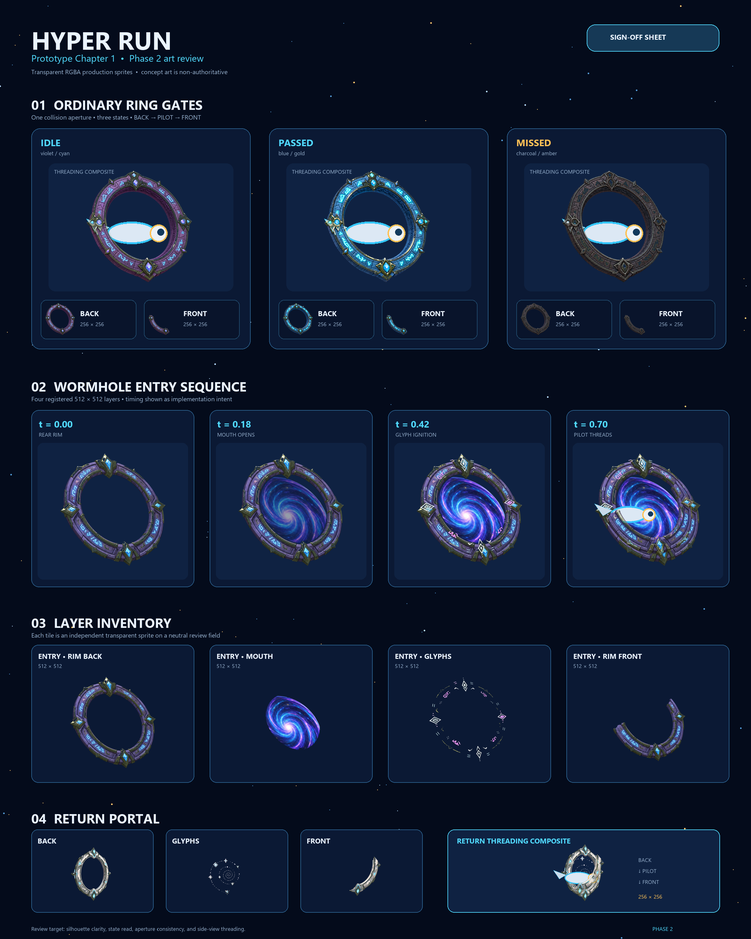
#> input picture illustrated-src/hyper-run-contact-sheet.png, 751 x 939 px, shrunk from 2400 x 3000 before the run
$ python cut-sheet.py hyper-run-contact-sheet.png hyper-run-contact-sheet.png
#> lines starting #> are read from the running program, lines starting #| are printed output that depends on the picture; after the words box and inside, x2 and y2 are one past the last pixel; in counts of white or black regions, pixels touching at a corner belong together
#!/usr/bin/env python3
"""Split a multi-character sheet into one keyable master per figure.

    python3 illustrated-src/cut-sheet.py art-src/alien-pals-2026-08/sheet-green.jpg green-a green-b green-c

A generated sheet puts three characters on one plate, close enough that
their glows overlap. Cropping to a bounding box therefore carries a slice
of the neighbour into the master, and fit-suit.py keys whatever it is
handed - so that slice becomes a green shard welded to the sprite, exactly
the class of defect the owner has caught before as specks of foreign
colour on an asset.

Two things have to be true at once and they pull against each other: the
figure's own GLOW must survive (it is painted light, not a halo artefact,
and clipping it flattens the character), while a neighbour 20 px away must
not. So the keep mask is this figure's component grown enough to carry its
glow, MINUS every other component's own ink. Growing alone does not work:
at these spacings a neighbour's tail tip sits inside the grown region and
rides along.
"""
import os
import sys

import numpy as np
from PIL import Image
from scipy import ndimage

GROW = 37   # px of glow carried with a figure
PAD = 46    # px of plate left around it


def coverage(im):
    """Per-pixel 'this is character, not plate', whatever the sheet arrived on.

    Three cases turn up and they are not interchangeable. A sheet that
    already carries ALPHA is the good case and its own alpha is the answer -
    keying it again would only throw information away. Otherwise the plate
    is measured from the border rather than assumed, because a sheet may be
    dark or light and a rule written for one eats the other: 'bright and
    saturated' finds nothing on white, and 'far from white' finds
    everything on black.
    """
    if im.mode == "RGBA":
        a = np.asarray(im).astype(np.float32)
        if a[..., 3].min() < 250:
            return a[..., 3] / 255.0, a[..., :3], None
    a = np.asarray(im.convert("RGB")).astype(np.float32)
    plate = np.median(np.concatenate([a[0], a[-1], a[:, 0], a[:, -1]]), axis=0)
    d = np.sqrt(((a - plate) ** 2).sum(2))
    return np.clip(d / 60.0, 0.0, 1.0), a, plate


def figures(cov, cut=False):
    # The closing bridges the speckle a keyed plate leaves along an edge. A
    # sheet that arrived with alpha has none, and closing it there does real
    # harm: 9 px was enough to weld two characters whose tails pass within
    # a few pixels of each other into one figure.
    m = cov > 0.5
    if not cut:
        m = ndimage.binary_closing(m, np.ones((9, 9)))
    lab, n = ndimage.label(ndimage.binary_fill_holes(m))
    sizes = ndimage.sum(m, lab, range(1, n + 1))
    return lab, sizes


def main():
    if len(sys.argv) < 3:
        print(__doc__)
        return 1
    src, names = sys.argv[1], sys.argv[2:]
    im = Image.open(src)
#> im is the input picture: PIL image 751x939 RGB; mean R, G, B 16.6, 29, 52.7
    cov, a, plate = coverage(im)
#> in coverage, `plate = np.median(np.concatenate([a[0], a[-1], a[:, 0], a[:, -1]]), ax..`: plate = [4, 11, 27]
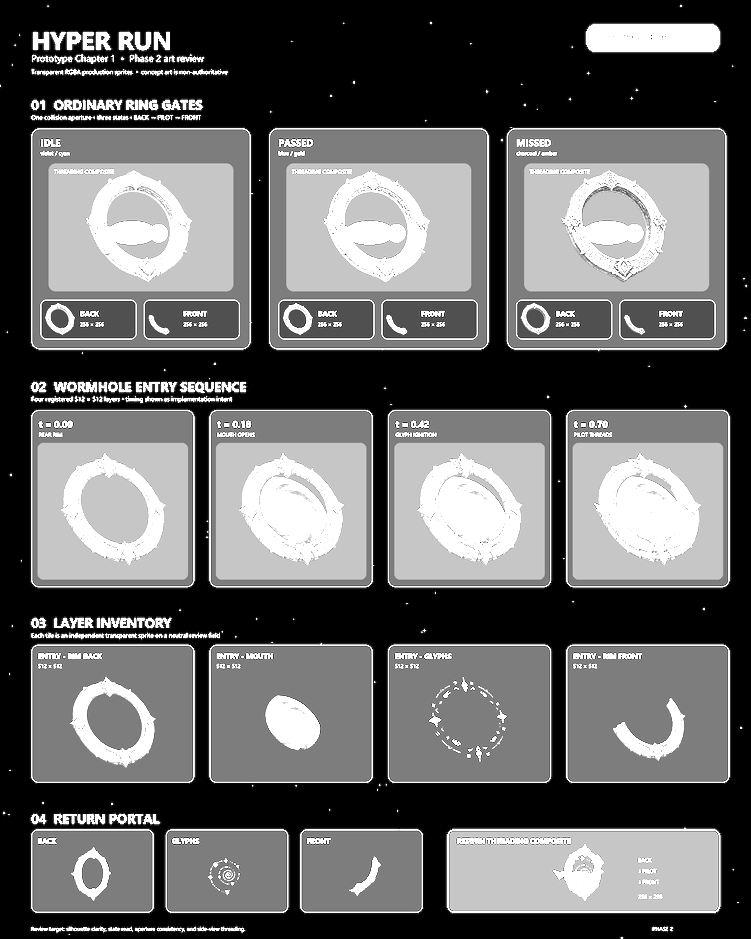
#> cov: shape (939, 751) float32; min 0, max 1, mean 0.407
#> plate = [4, 11, 27]
    cut = plate is None
#> cut = False
    lab, sizes = figures(cov, cut)
#> in figures, `m = cov > 0.5`:
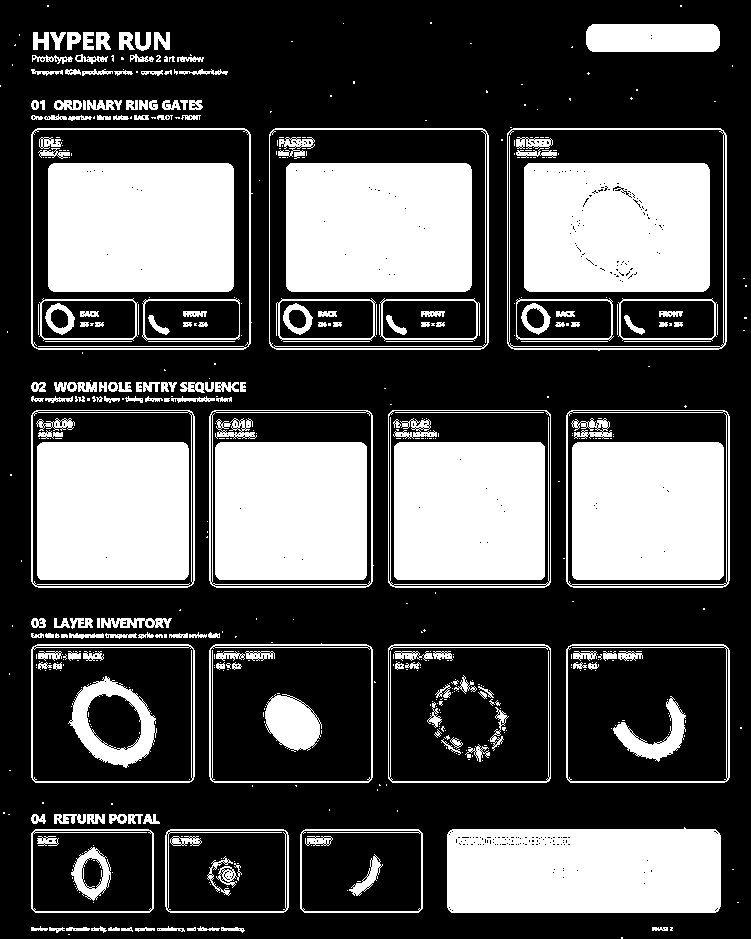
#> m: shape (939, 751) bool; 33.2% white; 547 white regions (335 under 20 px), largest, box (x1, y1, x2, y2) and area: (48, 163, 234, 292) 23937, (286, 163, 472, 292) 23924, (524, 163, 710, 292) 23693
#> in figures, `m = ndimage.binary_closing(m, np.ones((9, 9)))`: m: shape (939, 751) bool; 39.9% white; 81 white regions (55 under 20 px), largest, box (x1, y1, x2, y2) and area: (31, 378, 374, 588) 56790, (388, 404, 730, 594) 51510, (31, 100, 260, 354) 37282
#> in figures, `lab, n = ndimage.label(ndimage.binary_fill_holes(m))`:
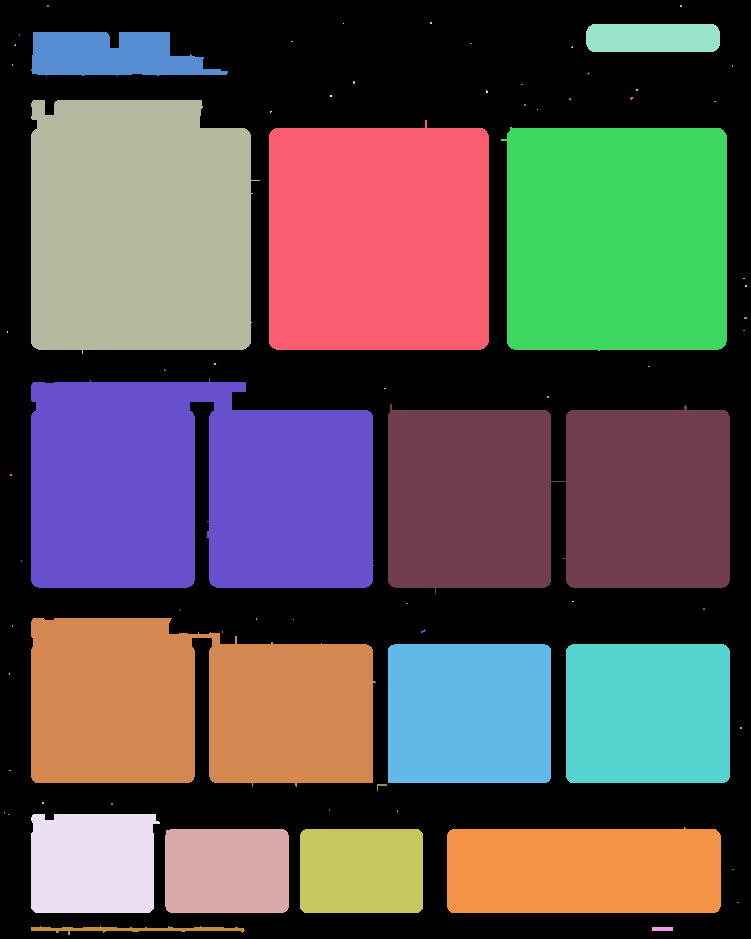
#> lab: shape (939, 751) int32; 73 distinct labels, from 0 to 72; one colour per label, 0 black
#> in figures, `lab, n = ndimage.label(ndimage.binary_fill_holes(m))`: n = 72
#> in figures, `sizes = ndimage.sum(m, lab, range(1, n + 1))`: sizes = 72 values, max 56790 at index 36, min 1 at index 3, mean 3911.5
    keep = list(np.argsort(sizes)[::-1][:len(names)] + 1)
#> keep = [37]
    keep.sort(key=lambda k: np.nonzero(lab == k)[1].min())
    out = os.path.dirname(src)
    for k, name in zip(keep, names):
        own = lab == k
#> own: shape (939, 751) bool; 9% white; 1 white region, box (x1, y1, x2, y2) and area: (31, 378, 374, 588) 63802
        foreign = (lab > 0) & ~own
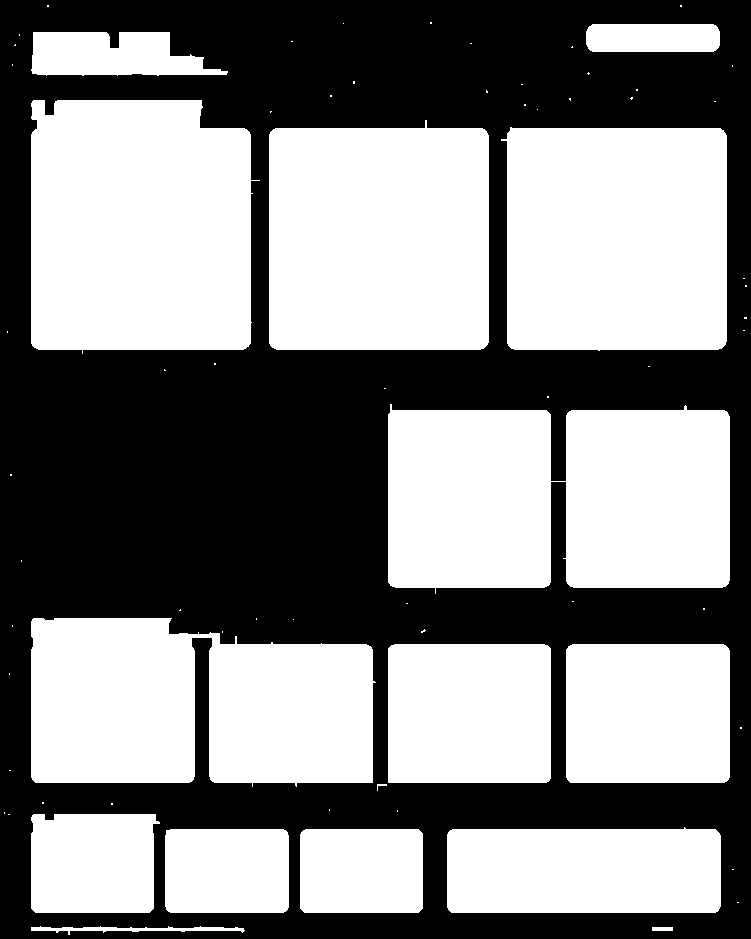
#> foreign: shape (939, 751) bool; 52.6% white; 1 black region, box (x1, y1, x2, y2) and area: (0, 0, 751, 939) 334291
        grow = 9 if cut else GROW
#> grow = 37
        mask = ndimage.binary_dilation(own, np.ones((grow, grow))) & ~foreign
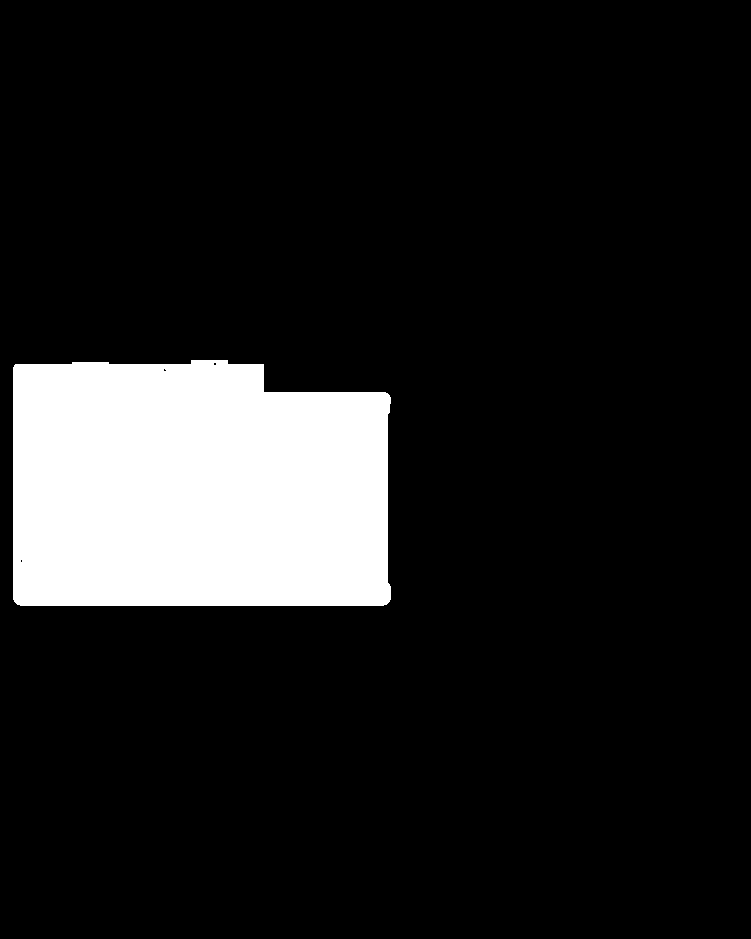
#> mask: shape (939, 751) bool; 12.4% white; 1 white region, box (x1, y1, x2, y2) and area: (13, 360, 391, 606) 87559
        ys, xs = np.nonzero(own)
        x0, x1 = max(0, xs.min() - PAD), min(a.shape[1], xs.max() + PAD + 1)
#> x0 = 0; x1 = 420
        y0, y1 = max(0, ys.min() - PAD), min(a.shape[0], ys.max() + PAD + 1)
#> y0 = 332; y1 = 634
        keep = mask[y0:y1, x0:x1]
#> keep: shape (302, 420) bool; 69% white; 4 black regions (3 under 20 px), largest, box (x1, y1, x2, y2) and area: (0, 0, 420, 302) 39272
        dst = os.path.join(out, f"{name}-master.png")
        if cut:
            # an already-cut sheet keeps its own alpha; only the neighbours go
            rgba = np.zeros((y1 - y0, x1 - x0, 4), np.float32)
            rgba[..., :3] = a[y0:y1, x0:x1]
            rgba[..., 3] = cov[y0:y1, x0:x1] * 255.0 * keep
            Image.fromarray(rgba.astype(np.uint8), "RGBA").save(dst)
        else:
            crop = a[y0:y1, x0:x1].copy()
            crop[~keep] = plate
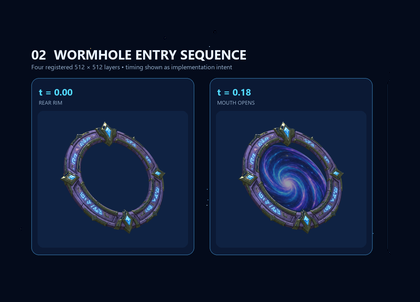
#> crop: shape (302, 420, 3) float32; mean R, G, B 15.4, 26.8, 49.8
            Image.fromarray(crop.astype(np.uint8)).save(dst)
        # a clean master holds exactly one figure
        c2, _, _ = coverage(Image.open(dst))
        _, s2 = figures(c2, cut)
#> call 2 of figures, with cut = False
#> in figures (call 2), `m = cov > 0.5`: m: shape (302, 420) bool; 37.9% white; 51 white regions (21 under 20 px), largest, box (x1, y1, x2, y2) and area: (37, 110, 189, 248) 20933, (215, 110, 367, 248) 20932, (209, 78, 374, 256) 1641
#> in figures (call 2), `m = ndimage.binary_closing(m, np.ones((9, 9)))`: m: shape (302, 420) bool; 44.8% white; 1 white region, box (x1, y1, x2, y2) and area: (31, 46, 374, 256) 56790
#> in figures (call 2), `lab, n = ndimage.label(ndimage.binary_fill_holes(m))`:
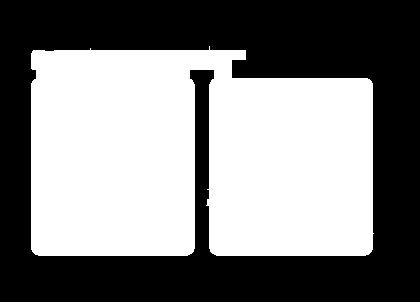
#> lab: shape (302, 420) int32; values 0 (black) and 1 (white), 50.3% white; 1 black region, box (x1, y1, x2, y2) and area: (0, 0, 420, 302) 63038
#> in figures (call 2), `lab, n = ndimage.label(ndimage.binary_fill_holes(m))`: n = 1
#> in figures (call 2), `sizes = ndimage.sum(m, lab, range(1, n + 1))`: sizes = [56790]
#> s2 = [56790]
        stray = [int(v) for v in sorted(s2)[::-1][1:] if v > 40]
#> stray = []
        print(f"{name:9s} {x1-x0}x{y1-y0}  figure {int(sizes[k-1])}px"
              + (f"  STRAY LEFT: {stray}" if stray else "  clean")
              + ("  (kept its own alpha)" if cut else ""))
#| hyper-run-contact-sheet.png 420x302  figure 56790px  clean
    return 0


if __name__ == "__main__":
    raise SystemExit(main())
#> (the program exits here)
